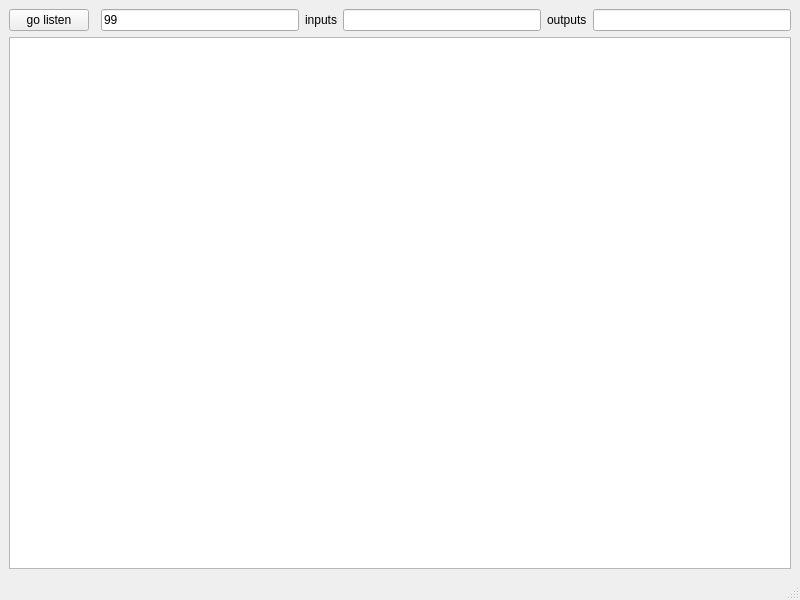
<?xml version="1.0" encoding="UTF-8"?>
<ui version="4.0">
 <class>InterfaceWindow</class>
 <widget class="QMainWindow" name="InterfaceWindow">
  <property name="geometry">
   <rect>
    <x>0</x>
    <y>0</y>
    <width>800</width>
    <height>600</height>
   </rect>
  </property>
  <property name="windowTitle">
   <string>MainWindow</string>
  </property>
  <widget class="QWidget" name="centralwidget">
   <layout class="QGridLayout" name="gridLayout">
    <item row="0" column="4">
     <widget class="QLineEdit" name="edInputSize"/>
    </item>
    <item row="0" column="6">
     <widget class="QLineEdit" name="edOutputSize"/>
    </item>
    <item row="0" column="3">
     <widget class="QLabel" name="label">
      <property name="text">
       <string>inputs</string>
      </property>
     </widget>
    </item>
    <item row="0" column="0">
     <widget class="QPushButton" name="btnStartListening">
      <property name="text">
       <string>go listen</string>
      </property>
     </widget>
    </item>
    <item row="0" column="2">
     <widget class="QLineEdit" name="edPort">
      <property name="text">
       <string>99</string>
      </property>
     </widget>
    </item>
    <item row="0" column="5">
     <widget class="QLabel" name="label_2">
      <property name="text">
       <string>outputs</string>
      </property>
     </widget>
    </item>
    <item row="1" column="0" colspan="7">
     <widget class="QPlainTextEdit" name="edLog"/>
    </item>
   </layout>
  </widget>
  <widget class="QMenuBar" name="menubar">
   <property name="geometry">
    <rect>
     <x>0</x>
     <y>0</y>
     <width>800</width>
     <height>21</height>
    </rect>
   </property>
  </widget>
  <widget class="QStatusBar" name="statusbar"/>
 </widget>
 <resources/>
 <connections/>
</ui>
